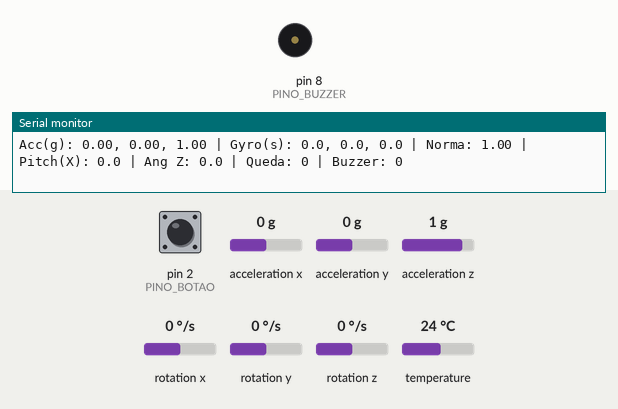
This sketch was run on a simulated Arduino Uno, built with avr-gcc and run on an emulated ATmega328P. Shown: buzzer (waves = sounding), the last lines printed to the serial monitor. The test bench sets the inputs (shaded band); at power-on: acceleration x 0 g, acceleration y 0 g, pin 2 (PINO_BOTAO) HIGH, acceleration z 1 g, rotation x 0 °/s, rotation y 0 °/s, rotation z 0 °/s, temperature 24 °C.

Above: at 1.2 s.
1.3 s: acceleration x set to -1.4 g
2.8 s: acceleration x set to -0.8 g
4.3 s: acceleration x set to -0.5 g
5.8 s: acceleration y set to -0.7 g
7.3 s: acceleration y set to -1 g
At 7.9 s:
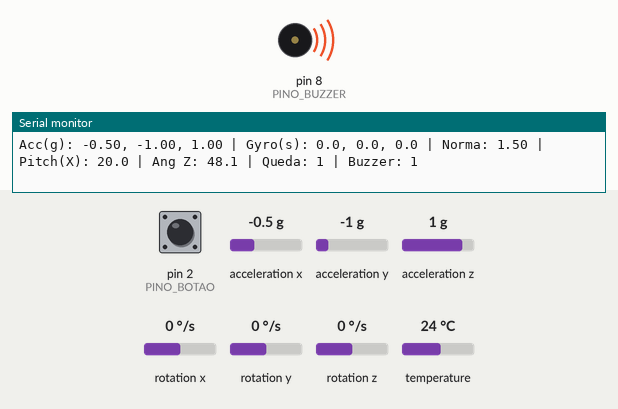
Timing chart, 0 to 9.9 s (numbered marks = the images above; inputs shaded):
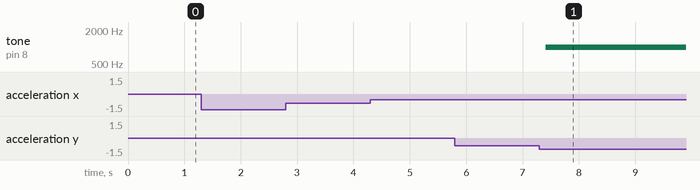

Measured:
- the behaviour switches between -0.8 and -0.9 g on acceleration y (found by bisection; images 0 and 1)
- after the input at 7.3 s, tone on pin 8 (PINO_BUZZER): silent → 1000 Hz after 0.11 s

The sketch:

detector_queda.ino
```cpp
#include <Adafruit_MPU6050.h>
#include <Adafruit_Sensor.h>
#include <Wire.h>

Adafruit_MPU6050 mpu;

const int PINO_BUZZER = 8;
const int PINO_BOTAO  = 2;

const float LIMIAR_PICO     = 1.6;
const float LIMIAR_PARADA   = 1.2;
const unsigned long JANELA_QUEDA_MS = 5000;

const float ANGULO_MIN = 45.0;
const float ANGULO_MAX = 90.0;

float ax, ay, az;
float gx, gy, gz;
float norma;
float pitch = 0;
float anguloZ = 0;

bool picoDetectado  = false;
bool quedaDetectada = false;
bool buzzerLigado   = false;
unsigned long tempoPico = 0;
unsigned long ultimoTempo = 0;
unsigned long ultimoPrint = 0;

void iniciaMPU() {
  if (!mpu.begin()) {
    Serial.println("MPU6050 nao encontrado!");
    while (1) delay(10);
  }
  mpu.setAccelerometerRange(MPU6050_RANGE_8_G);
  mpu.setGyroRange(MPU6050_RANGE_500_DEG);
}

void leMPU() {
  sensors_event_t a, g, temp;
  mpu.getEvent(&a, &g, &temp);

  ax = a.acceleration.x / SENSORS_GRAVITY_STANDARD;
  ay = a.acceleration.y / SENSORS_GRAVITY_STANDARD;
  az = a.acceleration.z / SENSORS_GRAVITY_STANDARD;
  gx = g.gyro.x * 180.0 / PI;
  gy = g.gyro.y * 180.0 / PI;
  gz = g.gyro.z * 180.0 / PI;
}

float calculaAnguloZ() {
  return atan2(sqrt(ax * ax + ay * ay), az) * 180.0 / PI;
}

bool dentroDaFaixa(float angulo) {
  float a = fabs(angulo);
  return a >= ANGULO_MIN && a <= ANGULO_MAX;
}

void setup() {
  Serial.begin(115200);
  Wire.begin();
  iniciaMPU();

  pinMode(PINO_BUZZER, OUTPUT);
  pinMode(PINO_BOTAO, INPUT_PULLUP);
  noTone(PINO_BUZZER);

  leMPU();
  pitch = atan2(-ax, sqrt(ay * ay + az * az)) * 180.0 / PI;
  anguloZ = calculaAnguloZ();
  ultimoTempo = millis();

  Serial.println("Detector de queda iniciado.");
}

void loop() {
  unsigned long agora = millis();
  float dt = (agora - ultimoTempo) / 1000.0;
  ultimoTempo = agora;

  leMPU();

  norma = sqrt(ax * ax + ay * ay + az * az);

  float pitchAcc = atan2(-ax, sqrt(ay * ay + az * az)) * 180.0 / PI;
  pitch = 0.96 * (pitch + gy * dt) + 0.04 * pitchAcc;

  anguloZ = 0.9 * anguloZ + 0.1 * calculaAnguloZ();

  bool picoAgora = (norma > LIMIAR_PICO) || (fabs(az) > LIMIAR_PICO);

  if (!quedaDetectada && picoAgora) {
    if (!picoDetectado) Serial.println(">> PICO detectado!");
    picoDetectado = true;
    tempoPico = agora;
  }

  if (picoDetectado && !quedaDetectada) {
    if (norma < LIMIAR_PARADA) {
      quedaDetectada = true;
      picoDetectado = false;
      Serial.println(">> O idoso caiu");
    } else if (agora - tempoPico > JANELA_QUEDA_MS) {
      picoDetectado = false;
    }
  }

  bool anguloConfirma = dentroDaFaixa(pitch) || dentroDaFaixa(anguloZ);

  if (quedaDetectada && !buzzerLigado && anguloConfirma) {
    buzzerLigado = true;
    tone(PINO_BUZZER, 1000);
    Serial.println(">> Buzzer ligado.");
  }

  if (buzzerLigado && digitalRead(PINO_BOTAO) == LOW) {
    delay(30);
    if (digitalRead(PINO_BOTAO) == LOW) {
      buzzerLigado = false;
      quedaDetectada = false;
      picoDetectado = false;
      noTone(PINO_BUZZER);
      Serial.println(">> Buzzer desligado pelo botao.");
      while (digitalRead(PINO_BOTAO) == LOW) delay(10);
    }
  }

  if (agora - ultimoPrint > 250) {
    ultimoPrint = agora;
    Serial.print("Acc(g): ");
    Serial.print(ax, 2); Serial.print(", ");
    Serial.print(ay, 2); Serial.print(", ");
    Serial.print(az, 2);
    Serial.print(" | Gyro(s): ");
    Serial.print(gx, 1); Serial.print(", ");
    Serial.print(gy, 1); Serial.print(", ");
    Serial.print(gz, 1);
    Serial.print(" | Norma: "); Serial.print(norma, 2);
    Serial.print(" | Pitch(X): "); Serial.print(pitch, 1);
    Serial.print(" | Ang Z: "); Serial.print(anguloZ, 1);
    Serial.print(" | Queda: "); Serial.print(quedaDetectada);
    Serial.print(" | Buzzer: "); Serial.println(buzzerLigado);
  }

  delay(10);
}
```
